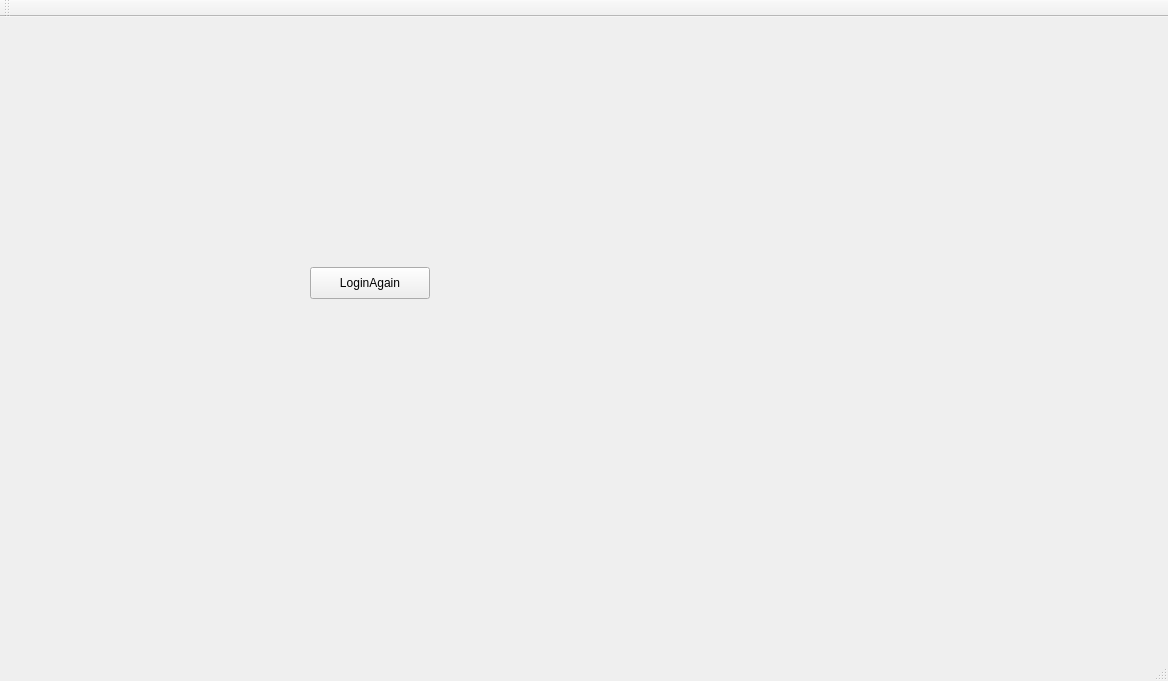
<?xml version="1.0" encoding="UTF-8"?>
<ui version="4.0">
 <class>MainWindow</class>
 <widget class="QMainWindow" name="MainWindow">
  <property name="geometry">
   <rect>
    <x>0</x>
    <y>0</y>
    <width>1168</width>
    <height>681</height>
   </rect>
  </property>
  <property name="windowTitle">
   <string>Assiant</string>
  </property>
  <widget class="QWidget" name="centralWidget">
   <widget class="QPushButton" name="pushButton">
    <property name="geometry">
     <rect>
      <x>310</x>
      <y>250</y>
      <width>120</width>
      <height>32</height>
     </rect>
    </property>
    <property name="text">
     <string>LoginAgain</string>
    </property>
   </widget>
  </widget>
  <widget class="QMenuBar" name="menuBar">
   <property name="geometry">
    <rect>
     <x>0</x>
     <y>0</y>
     <width>1168</width>
     <height>30</height>
    </rect>
   </property>
  </widget>
  <widget class="QToolBar" name="mainToolBar">
   <attribute name="toolBarArea">
    <enum>TopToolBarArea</enum>
   </attribute>
   <attribute name="toolBarBreak">
    <bool>false</bool>
   </attribute>
  </widget>
  <widget class="QStatusBar" name="statusBar"/>
 </widget>
 <layoutdefault spacing="6" margin="11"/>
 <resources/>
 <connections/>
</ui>
